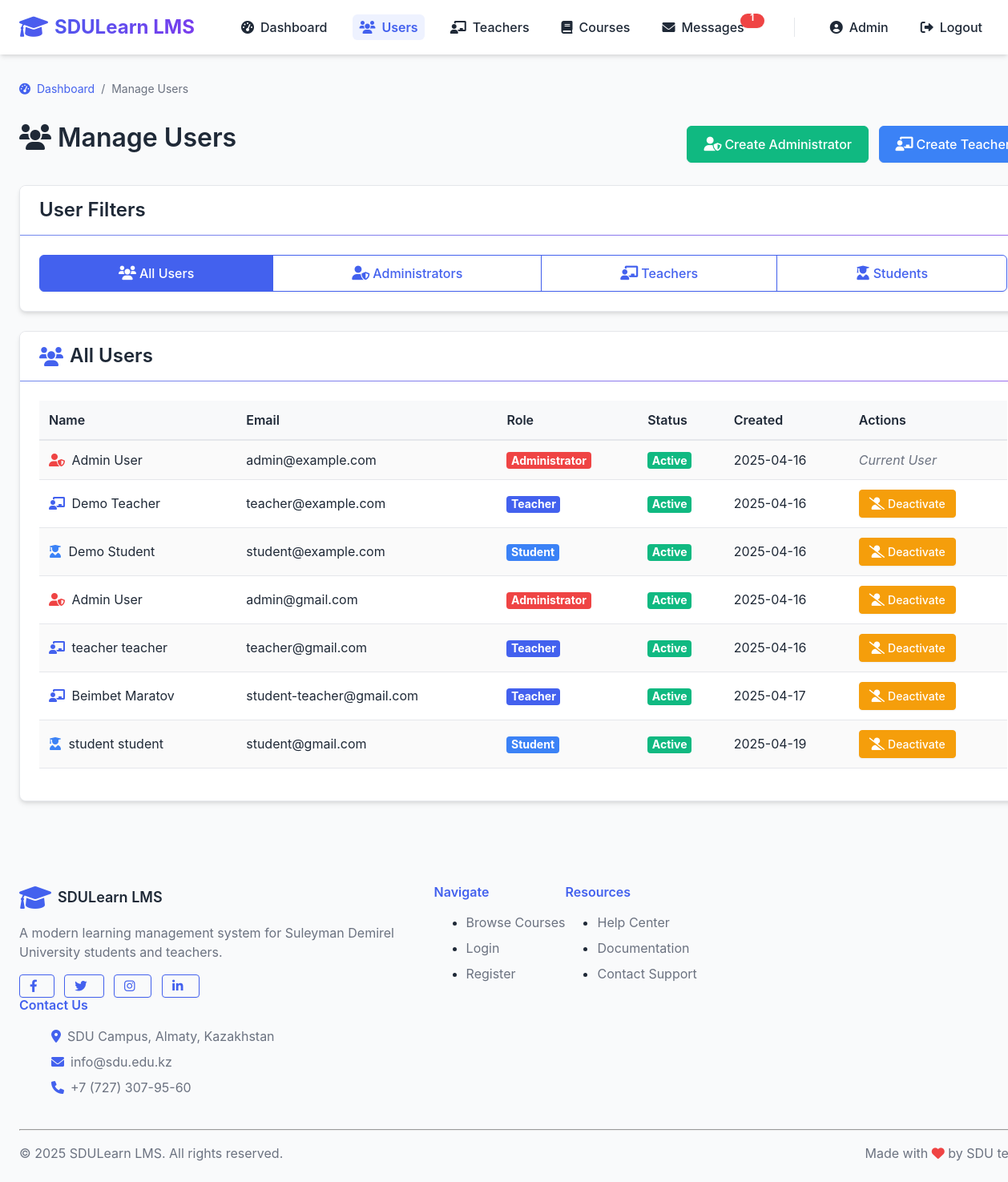
Page /admin/users (signed in) on the committed database.
### lms/models/user.py (models this page shows, shortened)
class User(db.Model, UserMixin):
    __tablename__ = 'users'
    id = db.Column(db.Integer, primary_key=True)
    first_name = db.Column(db.String(50), nullable=False)
    last_name = db.Column(db.String(50), nullable=False)
    email = db.Column(db.String(120), unique=True, nullable=False)
    password_hash = db.Column(db.String(256), nullable=False)
    role_id = db.Column(db.Integer, db.ForeignKey('roles.id'), nullable=False)
    about_me = db.Column(db.Text, nullable=True)
    is_active = db.Column(db.Boolean, default=True)
    created_at = db.Column(db.DateTime, default=datetime.utcnow)
    updated_at = db.Column(db.DateTime, default=datetime.utcnow, onupdate=datetime.utcnow)
    certificate_path = db.Column(db.String(255), nullable=True, default=None)
    certificate_verified = db.Column(db.Boolean, nullable=True, default=False)
    certificate_submitted_at = db.Column(db.DateTime, nullable=True, default=None)
    certificate_description = db.Column(db.Text, nullable=True)
    created_courses = db.relationship('Course', backref='teacher', lazy='dynamic')
    enrollments = db.relationship('Enrollment', back_populates='student', lazy='dynamic')
    submissions = db.relationship('Submission', back_populates='student', lazy='dynamic')
    @property
    def password(self):
        raise AttributeError('Password is not a readable attribute')
    def is_admin(self):
        return self.role.name == 'admin'

### lms/routes/admin.py (the view)
@admin_bp.route('/users')
@login_required
@admin_required
def manage_users():
    role_filter = request.args.get('role', 'all')
    if role_filter == 'student':
        users = User.query.join(Role).filter(Role.name == 'student').all()
    elif role_filter == 'teacher':
        users = User.query.join(Role).filter(Role.name == 'teacher').all()
    elif role_filter == 'admin':
        users = User.query.join(Role).filter(Role.name == 'admin').all()
    else:
        users = User.query.all()
    return render_template('admin/users.html', users=users, current_filter=role_filter)

### app.py (called while the page is built)
@login_manager.user_loader
def load_user(user_id):
    return User.query.get(int(user_id))

### lms/routes/admin.py (called while the page is built)
def admin_required(f):
    @wraps(f)
    def decorated_function(*args, **kwargs):
        if not current_user.is_authenticated or not current_user.is_admin():
            flash('You do not have permission to access this page.', 'danger')
            return redirect(url_for('auth.login'))
        return f(*args, **kwargs)
    return decorated_function

### lms/templates/admin/users.html (shortened to what this page needs)
{% extends 'base.html' %}
{% block content %}
<div class="breadcrumb">
    <div class="breadcrumb-item"><a href="{{ url_for('admin.dashboard') }}"><i class="fas fa-tachometer-alt mr-1"></i> Dashboard</a></div>
    <div class="breadcrumb-item active">Manage Users</div>
</div>
<div class="d-flex justify-content-between align-items-center mb-4">
    <h1><i class="fas fa-users mr-2"></i>Manage Users</h1>
    <div>
        {% if current_filter == 'admin' or current_filter == 'all' %}
            <a href="{{ url_for('admin.create_admin') }}" class="btn btn-success mr-2">
                <i class="fas fa-user-shield mr-1"></i> Create Administrator
            </a>
        {% endif %}
        {% if current_filter == 'teacher' or current_filter == 'all' %}
            <a href="{{ url_for('admin.create_teacher') }}" class="btn btn-info">
                <i class="fas fa-chalkboard-teacher mr-1"></i> Create Teacher
            </a>
        {% endif %}
    </div>
</div>
<div class="card mb-4">
    <div class="card-header bg-primary text-white">
        <div class="d-flex justify-content-between align-items-center">
            <h3 class="mb-0">User Filters</h3>
        </div>
    </div>
    <div class="card-body">
        <div class="btn-group btn-group-lg w-100">
            <a href="{{ url_for('admin.manage_users', role='all') }}" class="btn {% if current_filter == 'all' %}btn-primary{% else %}btn-outline-primary{% endif %}">
                <i class="fas fa-users mr-1"></i> All Users
            </a>
            <a href="{{ url_for('admin.manage_users', role='admin') }}" class="btn {% if current_filter == 'admin' %}btn-primary{% else %}btn-outline-primary{% endif %}">
                <i class="fas fa-user-shield mr-1"></i> Administrators
            </a>
            <a href="{{ url_for('admin.manage_users', role='teacher') }}" class="btn {% if current_filter == 'teacher' %}btn-primary{% else %}btn-outline-primary{% endif %}">
                <i class="fas fa-chalkboard-teacher mr-1"></i> Teachers
            </a>
            <a href="{{ url_for('admin.manage_users', role='student') }}" class="btn {% if current_filter == 'student' %}btn-primary{% else %}btn-outline-primary{% endif %}">
                <i class="fas fa-user-graduate mr-1"></i> Students
            </a>
        </div>
    </div>
</div>
<div class="card">
    <div class="card-header">
        <h3 class="mb-0">
            {% if current_filter == 'admin' %}
                <i class="fas fa-user-shield mr-2"></i>Administrators
            {% elif current_filter == 'teacher' %}
                <i class="fas fa-chalkboard-teacher mr-2"></i>Teachers
            {% elif current_filter == 'student' %}
                <i class="fas fa-user-graduate mr-2"></i>Students
            {% else %}
                <i class="fas fa-users mr-2"></i>All Users
            {% endif %}
        </h3>
    </div>
    <div class="card-body">
        {% if users %}
            <div class="table-responsive">
                <table class="table table-striped">
                    <thead class="thead-light">
                        <tr>
                            <th>Name</th>
                            <th>Email</th>
                            <th>Role</th>
                            <th>Status</th>
                            <th>Created</th>
                            <th>Actions</th>
                        </tr>
                    </thead>
                    <tbody>
                        {% for user in users %}
                        <tr>
                            <td>
                                {% if user.role.name == 'admin' %}
                                    <i class="fas fa-user-shield text-danger mr-1"></i>
                                {% elif user.role.name == 'teacher' %}
                                    <i class="fas fa-chalkboard-teacher text-primary mr-1"></i>
                                {% else %}
                                    <i class="fas fa-user-graduate text-info mr-1"></i>
                                {% endif %}
                                {{ user.first_name }} {{ user.last_name }}
                            </td>
                            <td>{{ user.email }}</td>
                            <td>
                                {% if user.role.name == 'admin' %}
                                    <span class="badge badge-danger">Administrator</span>
                                {% elif user.role.name == 'teacher' %}
                                    <span class="badge badge-primary">Teacher</span>
                                {% else %}
                                    <span class="badge badge-info">Student</span>
                                {% endif %}
                            </td>
                            <td>
                                {% if user.is_active %}
                                    <span class="badge badge-success">Active</span>
                                {% else %}
                                    <span class="badge badge-danger">Inactive</span>
                                {% endif %}
                            </td>
                            <td>{% if user.created_at %}{{ user.created_at.strftime('%Y-%m-%d') }}{% else %}N/A{% endif %}</td>
                            <td>
                                {% if user.id != current_user.id %}
                                    {% if user.is_active %}
                                        <a href="{{ url_for('admin.toggle_user_status', user_id=user.id) }}"
                                           class="btn btn-sm btn-warning"
                                           onclick="return confirm('Are you sure you want to deactivate this user?')">
                                            <i class="fas fa-user-slash mr-1"></i> Deactivate
                                        </a>
                                    {% else %}
                                        <a href="{{ url_for('admin.toggle_user_status', user_id=user.id) }}"
                                           class="btn btn-sm btn-success"
                                           onclick="return confirm('Are you sure you want to activate this user?')">
                                            <i class="fas fa-user-check mr-1"></i> Activate
                                        </a>
                                    {% endif %}
                                {% else %}
                                    <span class="text-muted"><i>Current User</i></span>
                                {% endif %}
                            </td>
                        </tr>
                        {% endfor %}
                    </tbody>
                </table>
            </div>
        {% else %}
            <div class="alert alert-info">
                <i class="fas fa-info-circle mr-1"></i> No users found matching the selected criteria.
            </div>
        {% endif %}
    </div>
</div>
{% endblock %}

### lms/templates/base.html (shortened to what this page needs)
<!DOCTYPE html>
<html lang="en">
<head>
    <link rel="stylesheet" href="{{ url_for('static', filename='css/styles.css') }}">
    <link rel="stylesheet" href="https://cdnjs.cloudflare.com/ajax/libs/font-awesome/6.0.0-beta3/css/all.min.css">
</head>
<body>
    <nav class="navbar">
        <div class="container navbar-container">
            <a href="/" class="navbar-logo">
                <i class="fas fa-graduation-cap"></i> SDULearn LMS
            </a>
            <div class="navbar-collapse" id="navbar-collapse">
                <ul class="navbar-links" id="navbar-links">
                    {% if current_user.is_authenticated %}
                        {% if current_user.is_admin() %}
                            <li><a href="{{ url_for('admin.dashboard') }}" {% if request.path.startswith('/admin/dashboard') %}class="active"{% endif %}><i class="fas fa-tachometer-alt"></i> Dashboard</a></li>
                            <li><a href="{{ url_for('admin.manage_users') }}" {% if request.path.startswith('/admin/users') %}class="active"{% endif %}><i class="fas fa-users"></i> Users</a></li>
                            <li><a href="{{ url_for('admin.manage_teachers') }}" {% if request.path.startswith('/admin/teachers') %}class="active"{% endif %}><i class="fas fa-chalkboard-teacher"></i> Teachers</a></li>
                            <li><a href="{{ url_for('admin.manage_courses') }}" {% if request.path.startswith('/admin/courses') %}class="active"{% endif %}><i class="fas fa-book"></i> Courses</a></li>
                            <li><a href="{{ url_for('messages.inbox') }}" {% if request.path.startswith('/messages') %}class="active"{% endif %}><i class="fas fa-envelope"></i> Messages
                                <span id="messages-unread-badge" class="badge badge-danger" style="display: none;"></span>
                            </a></li>
                        {% endif %}
                        <li><a href="{{ url_for('auth.profile') }}" {% if request.path.startswith('/auth/profile') %}class="active"{% endif %}><i class="fas fa-user-circle"></i> {{ current_user.first_name }}</a></li>
                        <li><a href="{{ url_for('auth.logout') }}"><i class="fas fa-sign-out-alt"></i> Logout</a></li>
                    {% endif %}
                </ul>
            </div>
        </div>
    </nav>
    <div class="container py-4">
        {% block content %}{% endblock %}
    </div>
    <footer class="bg-white py-4 mt-5 border-top">
        <div class="container">
            <div class="row">
                <div class="col-md-4">
                    <div class="d-flex align-items-center mb-3">
                        <i class="fas fa-graduation-cap text-primary mr-2" style="font-size: 2rem;"></i>
                        <h5 class="mb-0">SDULearn LMS</h5>
                    </div>
                    <p class="text-muted">A modern learning management system for Suleyman Demirel University students and teachers.</p>
                    <div class="mt-3">
                        <a href="https://www.facebook.com/sdu.edu.kz/" target="_blank" class="btn btn-sm btn-outline-primary mr-2"><i class="fab fa-facebook-f"></i></a>
                        <a href="https://twitter.com/SDUAlmaty" target="_blank" class="btn btn-sm btn-outline-primary mr-2"><i class="fab fa-twitter"></i></a>
                        <a href="https://www.instagram.com/sdu_university/" target="_blank" class="btn btn-sm btn-outline-primary mr-2"><i class="fab fa-instagram"></i></a>
                        <a href="https://www.linkedin.com/school/suleyman-demirel-university/" target="_blank" class="btn btn-sm btn-outline-primary"><i class="fab fa-linkedin-in"></i></a>
                    </div>
                </div>
                <div class="col-md-2">
                    <h6 class="mb-3 text-primary">Navigate</h6>
                    <ul class="list-unstyled">
                        <li class="mb-2"><a href="{{ url_for('student.browse_courses') }}" class="text-muted">Browse Courses</a></li>
                        <li class="mb-2"><a href="{{ url_for('auth.login') }}" class="text-muted">Login</a></li>
                        <li class="mb-2"><a href="{{ url_for('auth.register') }}" class="text-muted">Register</a></li>
                    </ul>
                </div>
                <div class="col-md-2">
                    <h6 class="mb-3 text-primary">Resources</h6>
                    <ul class="list-unstyled">
                        <li class="mb-2"><a href="https://sdu.edu.kz/help-center/" target="_blank" class="text-muted">Help Center</a></li>
                        <li class="mb-2"><a href="https://sdu.edu.kz/documentation/" target="_blank" class="text-muted">Documentation</a></li>
                        <li class="mb-2"><a href="mailto:info@sdu.edu.kz" class="text-muted">Contact Support</a></li>
                    </ul>
                </div>
                <div class="col-md-4">
                    <h6 class="mb-3 text-primary">Contact Us</h6>
                    <ul class="list-unstyled">
                        <li class="mb-2 d-flex align-items-center">
                            <i class="fas fa-map-marker-alt text-primary mr-2"></i>
                            <span class="text-muted">SDU Campus, Almaty, Kazakhstan</span>
                        </li>
                        <li class="mb-2 d-flex align-items-center">
                            <i class="fas fa-envelope text-primary mr-2"></i>
                            <span class="text-muted">info@sdu.edu.kz</span>
                        </li>
                        <li class="mb-2 d-flex align-items-center">
                            <i class="fas fa-phone text-primary mr-2"></i>
                            <span class="text-muted">+7 (727) 307-95-60</span>
                        </li>
                    </ul>
                </div>
            </div>
            <hr class="mt-4 mb-3">
            <div class="d-flex justify-content-between align-items-center">
                <p class="mb-0 text-muted">© 2025 SDULearn LMS. All rights reserved.</p>
                <p class="mb-0 text-muted">Made with <i class="fas fa-heart text-danger"></i> by SDU team</p>
            </div>
        </div>
    </footer>
</body>
</html>

### lms/templates/base.html (style rules this page uses)
.navbar-container { position: relative; }
.navbar-collapse { display: flex; align-items: center; }

### rows in the picture
User: first_name "Admin", last_name "User", email "admin@example.com", shows "Administrator", is_active "Active", created_at "2025-04-16", shows "Current User"
User: first_name "Demo", last_name "Teacher", email "teacher@example.com", is_active "Active", created_at "2025-04-16"
User: first_name "Demo", last_name "Student", email "student@example.com", is_active "Active", created_at "2025-04-16"
User: first_name "Admin", last_name "User", email "admin@gmail.com", shows "Administrator", is_active "Active", created_at "2025-04-16"
User: first_name "teacher", last_name "teacher", email "teacher@gmail.com", shows "Teacher", is_active "Active", created_at "2025-04-16"
User: first_name "Beimbet", last_name "Maratov", email "student-teacher@gmail.com", shows "Teacher", is_active "Active", created_at "2025-04-17"
User: first_name "student", last_name "student", email "student@gmail.com", shows "Student", is_active "Active", created_at "2025-04-19"
